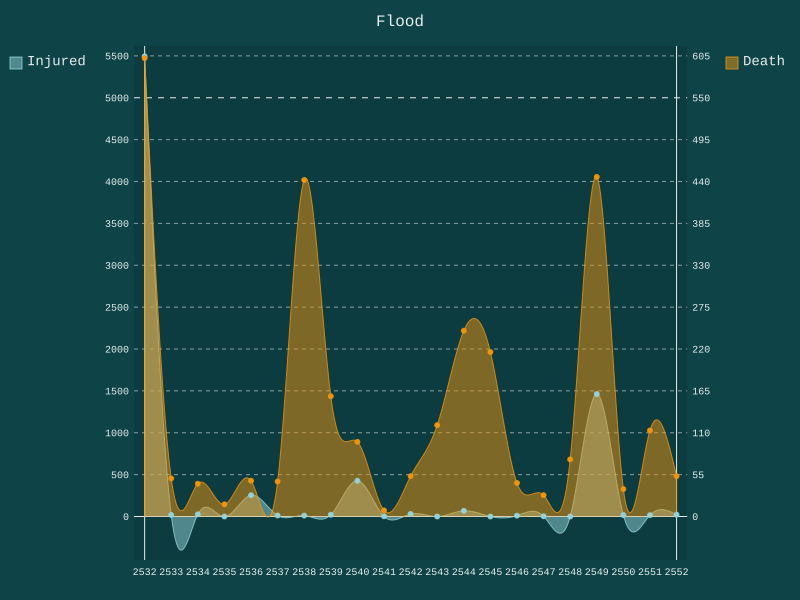

This chart was generated by the following Python code:
import numpy as np
import matplotlib.pyplot as plt
import pandas as pd
import pygal
from pygal.style import TurquoiseStyle

data = pd.read_csv('Flood.csv')
print(data)

#get data injured to list
injured = data.INJURED
list_injured = []
for i in injured:
    list_injured.append(i)
print(list_injured)

#get data death to list
death = data.DEATH
list_death = []
for i in death:
    list_death.append(i)
print(list_death)

#get data damaged to list
damage = data.DAMAGED
list_damage = []
for i in damage:
    list_damage.append(i)
print(list_damage)

#get data year to list
year = data.YEAR
list_year = []
for i in year:
    list_year.append(i)
print(list_year)

chart = pygal.Line(title=u'Flood', secondary_range=(0, 605, 55), fill=True, interpolate='cubic', style=TurquoiseStyle)
chart.x_labels = map(int, list_year)
chart.y_labels = map(int, range(0, 6000, 500))
chart.add('Injured', list_injured)
chart.add('Death', list_death, secondary=True)
chart.render_to_file("Flood.svg")
#Show Graph Chart_XY
